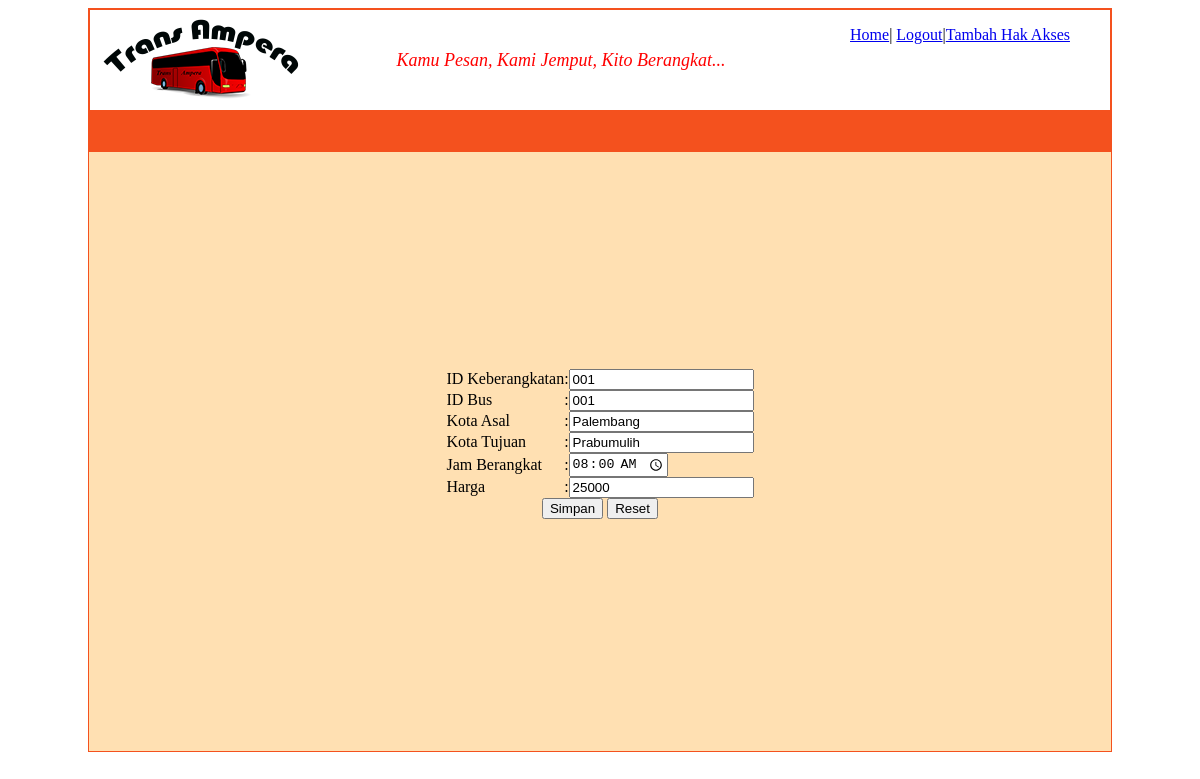
The app's page /admin/index.php?page=edit_tb_keberangkatan&id_keberangkatan=001 (signed in) with its own data.
### tables this page shows
CREATE TABLE IF NOT EXISTS `tb_keberangkatan` (
  `id_keberangkatan` varchar(4) NOT NULL,
  `id_bus` varchar(3) NOT NULL,
  `kota_asal` varchar(100) NOT NULL,
  `kota_tujuan` varchar(100) NOT NULL,
  `jam_berangkat` time NOT NULL,
  `harga` int(12) NOT NULL
);

### admin/edit_tb_keberangkatan.php (the view, shortened to what this page needs)
<?php
	if(isset($_SESSION['login']))
	{
		$query="select * from tb_keberangkatan where id_keberangkatan = '".$_GET['id_keberangkatan']."'";
		$hasil=mysql_query($query)or die('query error');
		if($hasil)
		{
					$data=mysql_fetch_array($hasil);
?>
				<form action="prosesedit_tb_keberangkatan.php" method="post">
		<table align="center" border="0">
		<tr>
			<td>ID Keberangkatan</td>
			<td>:</td>
			<td>
				<input type="text" name="id_keberangkatan"
				value="<?php echo $data['id_keberangkatan']; ?>">
			</td>
		</tr>
		<tr>
			<td>ID Bus</td>
			<td>:</td>
			<td>
				<input type="text" name="id_bus"
				value="<?php echo $data['id_bus']; ?>">
			</td>
		</tr>
		<tr>
			<td>Kota Asal</td>
			<td>:</td>
			<td>
				<input type="text" name="kota_asal"
				value="<?php echo $data['kota_asal']; ?>">
			</td>
		</tr>
		<tr>
			<td>Kota Tujuan</td>
			<td>:</td>
			<td>
				<input type="text" name="kota_tujuan"
				value="<?php echo $data['kota_tujuan']; ?>">
			</td>
		</tr>
		<tr>
			<td>Jam Berangkat</td>
			<td>:</td>
			<td>
				<input type="time" name="jam_berangkat"
				value="<?php echo $data['jam_berangkat']; ?>">
			</td>
		</tr>
		<tr>
			<td>Harga</td>
			<td>:</td>
			<td>
				<input type="text" name="harga"
				value="<?php echo $data['harga']; ?>">
			</td>
		</tr>
		<tr>
			<td colspan="3" align="center">
				<input type="submit" value="Simpan"></input>
				<input type="reset" value="Reset"></input>
			</td>
		</tr>
	</table>
	</form>
<?php
		}
	}
		else
		{
			echo "<script>
						alert('Edit tb_keberangkatan Gagal');
							window.history.back();
					  </script>";
		}
?>

### admin/index.php (style rules this page uses)
table,tr,td { border-collapse: collapse; border-color: #F4511E; padding: 0px; }

### records on screen
tb_keberangkatan: id_keberangkatan "001", id_bus "001", kota_asal "Palembang", kota_tujuan "Prabumulih", jam_berangkat "08:00:00", harga "25000"
